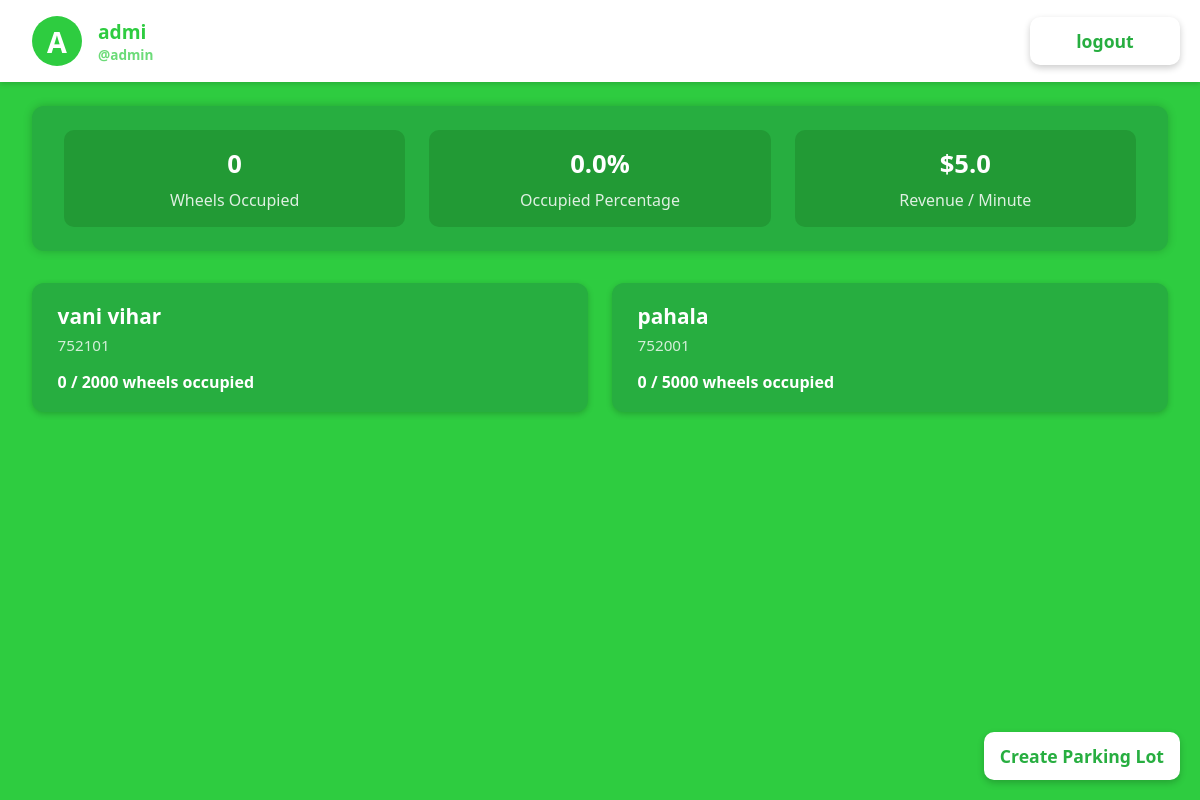
The app's page /admin/dashboard (signed in), older data.
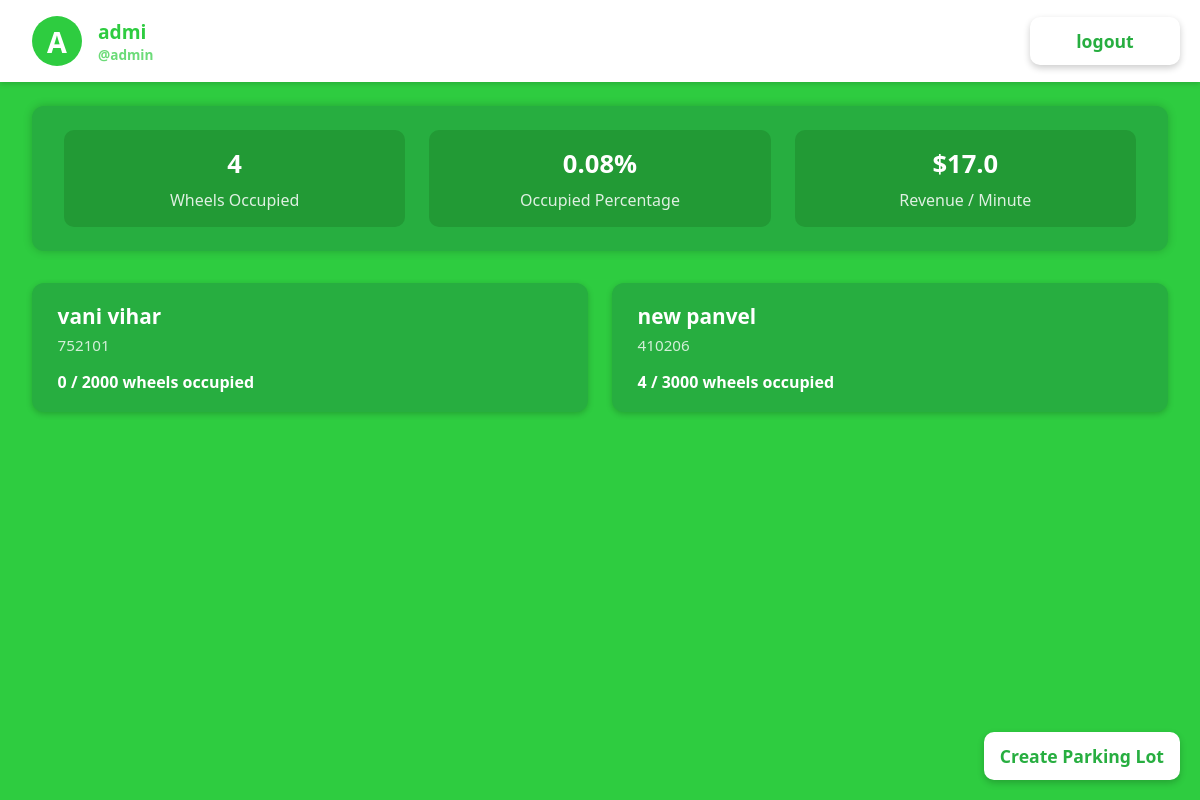
The same page, newer data.
### models.py (models this page shows)
class User(db.Model):
    __tablename__ = 'users'
    id = db.Column(db.Integer, primary_key=True)
    u_name = db.Column(db.String(100), nullable=True)
    username = db.Column(db.String(80), unique=True, nullable=False)
    password = db.Column(db.String(200), nullable=False)  # hash
    role = db.Column(db.String(20), nullable=False)
    vehicles = db.relationship('Vehicle', backref='user', cascade='all, delete-orphan')
    spots = db.relationship('Spot', backref='user', cascade='all, delete-orphan')
    reservations = db.relationship('Reservation', backref='user', cascade='all, delete-orphan')

class Lot(db.Model):
    __tablename__ = 'lots'
    id = db.Column(db.Integer, primary_key=True)
    location_name = db.Column(db.String(100), nullable=False)
    price = db.Column(db.Float, nullable=False)  # price per unit time
    address = db.Column(db.String(200), nullable=True)
    pin_code = db.Column(db.String(20), nullable=True)
    max_wheels = db.Column(db.Integer, nullable=False)
    spots = db.relationship('Spot', backref='lot', cascade='all, delete-orphan')
    reservations = db.relationship('Reservation', backref='lot', cascade='all, delete-orphan')

### app.py (the view)
@app.route('/admin/dashboard')
def admin_dashboard():
    if session.get('role') != 'admin':
        flash('Access denied.')
        return redirect(url_for('auth.login'))
    admin_user = User.query.filter_by(username=session.get('username')).first()
    total_wheels_occupied = db.session.query(db.func.sum(Spot.no_of_wheels)).scalar() or 0
    total_max_wheels = db.session.query(db.func.sum(Lot.max_wheels)).scalar() or 1  # avoid div zero
    occupancy_percent = round((total_wheels_occupied / total_max_wheels) * 100, 2)
    revenue_per_minute = 5
    parking_lots = []
    lots = Lot.query.all()
    for lot in lots:
        occupied_wheels = db.session.query(db.func.sum(Spot.no_of_wheels)).filter(Spot.lot_id == lot.id).scalar() or 0
        revenue_per_minute += lot.price * occupied_wheels
        parking_lots.append({
            "location_name": lot.location_name,
            "pin_code": lot.pin_code,
            "occupied_wheels": occupied_wheels,
            "max_wheels": lot.max_wheels
        })
    return render_template(
        'admin_dashboard.html',
        name=admin_user.u_name or admin_user.username,
        username=admin_user.username,
        total_wheels_occupied=total_wheels_occupied,
        occupancy_percent=occupancy_percent,
        revenue_per_minute=round(revenue_per_minute, 2),
        parking_lots=parking_lots
    )

### templates/admin_dashboard.html (shortened to what this page needs)
<!DOCTYPE html>
<html lang="en">
<head>
    <link rel="stylesheet" href="{{ url_for('static', filename='css/admin_dashboard.css') }}">
</head>
<body>
<header>
    <div class="profile-pic">
        {{ username[0] | upper }}
    </div>
    <div class="profile-details">
        <div class="profile-name">{{ name }}</div>
        <div class="profile-username">@{{ username }}</div>
    </div>
    <a class="logout-button" href="{{ url_for('auth.logout') }}">logout</a>
</header>
<main>
    <section class="analytics" aria-label="Parking analytics summary">
        <div class="analytic-item">
            <h3>{{ total_wheels_occupied }}</h3>
            <p>Wheels Occupied</p>
        </div>
        <div class="analytic-item">
            <h3>{{ occupancy_percent }}%</h3>
            <p>Occupied Percentage</p>
        </div>
        <div class="analytic-item">
            <h3>${{ revenue_per_minute }}</h3>
            <p>Revenue / Minute</p>
        </div>
    </section>
    <section class="parking-spots-grid" aria-label="Grid of parking lots and occupancy">
        {% for lot in parking_lots %}
        <article class="parking-spot-card">
            <div class="parking-spot-title">{{ lot.location_name }}</div>
            <div class="parking-spot-subtitle">{{ lot.pin_code }}</div>
            <div class="parking-spot-occupancy">
                {{ lot.occupied_wheels }} / {{ lot.max_wheels }} wheels occupied
            </div>
        </article>
        {% else %}
        <p>No parking lots available.</p>
        {% endfor %}
    </section>
    <a href="{{ url_for('create_parking_lot') }}" class="create-lot-button" role="button">Create Parking Lot</a>
</main>
</body>
</html>

### static/css/admin_dashboard.css (style rules this page uses)
* { box-sizing: border-box; }
body { margin: 0; font-family: 'Segoe UI', Tahoma, Geneva, Verdana, sans-serif; background-color: #2ecc40; color: white; min-height: 100vh; display: flex; flex-direction: column; }
header { background: white; padding: 1rem 2rem; display: flex; align-items: center; color: #2ecc40; box-shadow: 0 2px 5px rgba(0,0,0,0.15); font-weight: 600; }
.profile-pic { background-color: #2ecc40; color: white; font-weight: bold; font-size: 1.8rem; width: 50px; height: 50px; border-radius: 50%; display: flex; justify-content: center; align-items: center; margin-right: 1rem; user-select: none; }
.profile-details { display: flex; flex-direction: column; }
.profile-name { font-size: 1.2rem; }
.profile-username { font-size: 0.85rem; opacity: 0.7; }
main { flex-grow: 1; padding: 1.5rem 2rem 2rem 2rem; display: flex; flex-direction: column; gap: 2rem; }
.analytics { background: #27ae40; border-radius: 12px; padding: 1.5rem 2rem; box-shadow: 0 0 10px rgba(0,0,0,0.2); display: flex; justify-content: space-around; flex-wrap: wrap; gap: 1.5rem; color: white; }
.analytic-item { min-width: 220px; flex: 1 1 220px; background: #229a35; border-radius: 10px; padding: 1rem 1.5rem; text-align: center; }
.analytic-item h3 { margin: 0 0 0.5rem 0; font-weight: 700; font-size: 1.6rem; }
.analytic-item p { margin: 0; font-size: 1rem; opacity: 0.85; }
.parking-spots-grid { display: grid; grid-template-columns: repeat(auto-fit, minmax(230px, 1fr)); gap: 1.5rem; }
.parking-spot-card { background: #27ae40; padding: 1.2rem 1.6rem; border-radius: 12px; box-shadow: 0 2px 6px rgba(0,0,0,0.2); color: white; display: flex; flex-direction: column; justify-content: center; }
.parking-spot-title { font-size: 1.3rem; font-weight: 700; margin-bottom: 0.3rem; }
.parking-spot-subtitle { font-size: 0.95rem; opacity: 0.8; margin-bottom: 1rem; }
.parking-spot-occupancy { font-size: 1rem; font-weight: 600; }
.create-lot-button { position: fixed; bottom: 20px; right: 20px; padding: 0.75rem 1rem; background-color: white; color: #27ae40; font-size: 1.1rem; font-weight: 700; border: none; border-radius: 10px; cursor: pointer; text-align: center; text-decoration: none; box-shadow: 0 3px 7px rgba(0,0,0,0.2); transition: background-color 0.3s ease; z-index: 1000; width: auto; min-width: 150px; }
.logout-button { position: fixed; right: 20px; padding: 0.75rem 1rem; background-color: white; color: #27ae40; font-size: 1.1rem; font-weight: 700; border: none; border-radius: 10px; cursor: pointer; text-align: center; text-decoration: none; box-shadow: 0 3px 7px rgba(0,0,0,0.2); transition: background-color 0.3s ease; width: auto; min-width: 150px; }

Row changes from the older to the newer data that the page shows:
removed Lot: location_name "pahala", pin_code "752001", occupied_wheels "0", max_wheels "5000"
added Lot: location_name "new panvel", pin_code "410206", occupied_wheels "4", max_wheels "3000"
Text that changed along with them:
{{ total_wheels_occupied }}: "0" → "4"
{{ occupancy_percent }}: "0.0" → "0.08"
{{ revenue_per_minute }}: "5.0" → "17.0"
